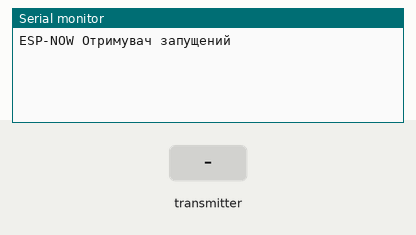
This program was run on a simulated ESP32. Parts: the last lines printed to the serial monitor. The inputs (shaded band) are chosen by the test bench.

Above: at 1.2 s.
1.3 s: the transmitter starts sending accelX = 0
At 1.66 s:
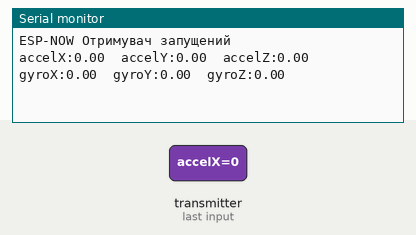
3.3 s: the transmitter starts sending accelY = 25
At 3.66 s:
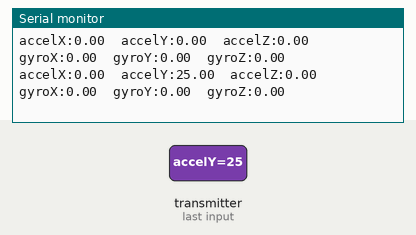
4.8 s: the transmitter starts sending accelZ = 25
At 5.16 s:
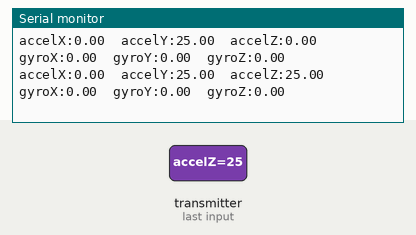
6.3 s: the transmitter starts sending gyroX = 25
At 6.66 s:
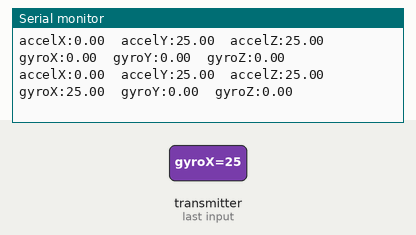
7.8 s: the transmitter starts sending gyroY = 25
At 8.16 s:
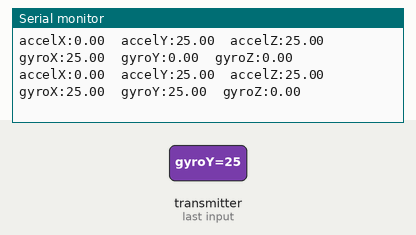
9.3 s: the transmitter starts sending gyroZ = 25
At 9.66 s:
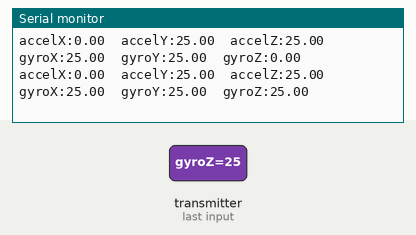

The program:

main.cpp
```cpp
#include <WiFi.h>
#include <esp_now.h>

// Структура для отримання даних
typedef struct sensor_data {
  float accelX;
  float accelY;
  float accelZ;
  float gyroX;
  float gyroY;
  float gyroZ;
} sensor_data;

// Створюємо змінну для отриманих даних
sensor_data sensorReadings;

// Функція зворотного виклику для отримання даних
void OnDataRecv(const uint8_t * mac, const uint8_t *incomingData, int len) {
  // Копіюємо отримані дані в структуру
  memcpy(&sensorReadings, incomingData, sizeof(sensorReadings));

  // Виводимо отримані дані на Serial Monitor для візуалізації графіка
  Serial.print("accelX:");
  Serial.print(sensorReadings.accelX);
  Serial.print("\taccelY:");
  Serial.print(sensorReadings.accelY);
  Serial.print("\taccelZ:");
  Serial.print(sensorReadings.accelZ);

  Serial.print("\tgyroX:");
  Serial.print(sensorReadings.gyroX);
  Serial.print("\tgyroY:");
  Serial.print(sensorReadings.gyroY);
  Serial.print("\tgyroZ:");
  Serial.println(sensorReadings.gyroZ);
}

void setup() {
  // Ініціалізація Serial Monitor
  Serial.begin(115200);

  // Встановлюємо ESP32 як Wi-Fi станцію
  WiFi.mode(WIFI_STA);

  // Ініціалізуємо ESP-NOW
  if (esp_now_init() != ESP_OK) {
    Serial.println("Помилка ініціалізації ESP-NOW");
    return;
  }

  // Реєструємо функцію зворотного виклику для обробки отриманих даних
  esp_now_register_recv_cb(OnDataRecv);

  Serial.println("ESP-NOW Отримувач запущений");
}

void loop() {
  // Головний цикл порожній, оскільки дані обробляються у функції зворотного виклику
}
```

Measured:
- after the input at 1.3 s, the serial monitor: prints a new line after 0.05 s (image 1)
- after the input at 3.3 s, the serial monitor: prints a new line after 0.05 s (image 2)
- after the input at 4.8 s, the serial monitor: prints a new line after 0.05 s (image 3)
- after the input at 6.3 s, the serial monitor: prints a new line after 0.05 s (image 4)
- after the input at 7.8 s, the serial monitor: prints a new line after 0.05 s (image 5)
- after the input at 9.3 s, the serial monitor: prints a new line after 0.05 s (image 6)
